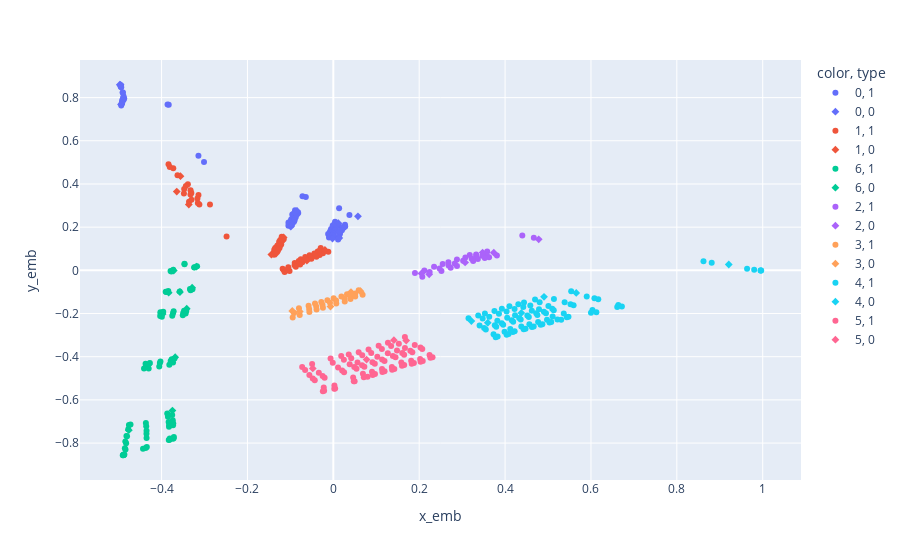

The code cell stored with this chart in its notebook:
### Code cell
px.scatter(df,x='x_emb',y='y_emb',hover_data=df[hover_features],symbol = df['type'], color=df['labels'].astype(str), hover_name=df.index )
